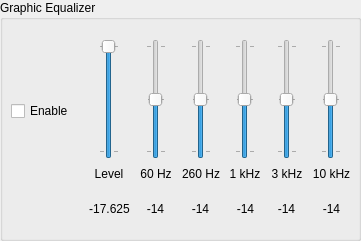
   <widget class="QGroupBox" name="groupBox">
    <property name="geometry">
     <rect>
      <x>680</x>
      <y>240</y>
      <width>361</width>
      <height>241</height>
     </rect>
    </property>
    <property name="title">
     <string>Graphic Equalizer</string>
    </property>
    <widget class="QWidget" name="gridLayoutWidget">
     <property name="geometry">
      <rect>
       <x>11</x>
       <y>39</y>
       <width>341</width>
       <height>191</height>
      </rect>
     </property>
     <layout class="QGridLayout" name="gridLayout">
      <item row="1" column="4" alignment="Qt::AlignHCenter|Qt::AlignVCenter">
       <widget class="QLabel" name="label_3">
        <property name="minimumSize">
         <size>
          <width>42</width>
          <height>18</height>
         </size>
        </property>
        <property name="maximumSize">
         <size>
          <width>42</width>
          <height>18</height>
         </size>
        </property>
        <property name="text">
         <string>260 Hz</string>
        </property>
        <property name="alignment">
         <set>Qt::AlignCenter</set>
        </property>
       </widget>
      </item>
      <item row="1" column="6" alignment="Qt::AlignHCenter|Qt::AlignVCenter">
       <widget class="QLabel" name="label_6">
        <property name="minimumSize">
         <size>
          <width>34</width>
          <height>18</height>
         </size>
        </property>
        <property name="maximumSize">
         <size>
          <width>34</width>
          <height>18</height>
         </size>
        </property>
        <property name="text">
         <string>3 kHz</string>
        </property>
        <property name="alignment">
         <set>Qt::AlignCenter</set>
        </property>
       </widget>
      </item>
      <item row="2" column="4" alignment="Qt::AlignHCenter|Qt::AlignVCenter">
       <widget class="QLabel" name="label_14">
        <property name="minimumSize">
         <size>
          <width>21</width>
          <height>18</height>
         </size>
        </property>
        <property name="maximumSize">
         <size>
          <width>21</width>
          <height>18</height>
         </size>
        </property>
        <property name="text">
         <string>-14</string>
        </property>
        <property name="alignment">
         <set>Qt::AlignCenter</set>
        </property>
       </widget>
      </item>
      <item row="0" column="6" alignment="Qt::AlignHCenter|Qt::AlignVCenter">
       <widget class="QSlider" name="verticalSlider_6">
        <property name="minimumSize">
         <size>
          <width>20</width>
          <height>120</height>
         </size>
        </property>
        <property name="maximumSize">
         <size>
          <width>20</width>
          <height>120</height>
         </size>
        </property>
        <property name="minimum">
         <number>-7</number>
        </property>
        <property name="maximum">
         <number>7</number>
        </property>
        <property name="pageStep">
         <number>1</number>
        </property>
        <property name="orientation">
         <enum>Qt::Vertical</enum>
        </property>
        <property name="tickPosition">
         <enum>QSlider::TicksBothSides</enum>
        </property>
        <property name="tickInterval">
         <number>7</number>
        </property>
       </widget>
      </item>
      <item row="2" column="7" alignment="Qt::AlignHCenter|Qt::AlignVCenter">
       <widget class="QLabel" name="label_17">
        <property name="minimumSize">
         <size>
          <width>21</width>
          <height>18</height>
         </size>
        </property>
        <property name="maximumSize">
         <size>
          <width>21</width>
          <height>18</height>
         </size>
        </property>
        <property name="text">
         <string>-14</string>
        </property>
        <property name="alignment">
         <set>Qt::AlignCenter</set>
        </property>
       </widget>
      </item>
      <item row="0" column="5" alignment="Qt::AlignHCenter|Qt::AlignVCenter">
       <widget class="QSlider" name="verticalSlider_5">
        <property name="minimumSize">
         <size>
          <width>20</width>
          <height>120</height>
         </size>
        </property>
        <property name="maximumSize">
         <size>
          <width>20</width>
          <height>120</height>
         </size>
        </property>
        <property name="minimum">
         <number>-7</number>
        </property>
        <property name="maximum">
         <number>7</number>
        </property>
        <property name="pageStep">
         <number>1</number>
        </property>
        <property name="orientation">
         <enum>Qt::Vertical</enum>
        </property>
        <property name="tickPosition">
         <enum>QSlider::TicksBothSides</enum>
        </property>
        <property name="tickInterval">
         <number>7</number>
        </property>
       </widget>
      </item>
      <item row="0" column="2" alignment="Qt::AlignHCenter|Qt::AlignVCenter">
       <widget class="QSlider" name="verticalSlider_2">
        <property name="minimumSize">
         <size>
          <width>20</width>
          <height>120</height>
         </size>
        </property>
        <property name="maximumSize">
         <size>
          <width>20</width>
          <height>120</height>
         </size>
        </property>
        <property name="minimum">
         <number>-47</number>
        </property>
        <property name="maximum">
         <number>0</number>
        </property>
        <property name="pageStep">
         <number>1</number>
        </property>
        <property name="orientation">
         <enum>Qt::Vertical</enum>
        </property>
        <property name="tickPosition">
         <enum>QSlider::TicksBothSides</enum>
        </property>
        <property name="tickInterval">
         <number>47</number>
        </property>
       </widget>
      </item>
      <item row="0" column="3" alignment="Qt::AlignHCenter">
       <widget class="QSlider" name="verticalSlider_3">
        <property name="minimumSize">
         <size>
          <width>20</width>
          <height>120</height>
         </size>
        </property>
        <property name="maximumSize">
         <size>
          <width>20</width>
          <height>120</height>
         </size>
        </property>
        <property name="minimum">
         <number>-7</number>
        </property>
        <property name="maximum">
         <number>7</number>
        </property>
        <property name="pageStep">
         <number>1</number>
        </property>
        <property name="orientation">
         <enum>Qt::Vertical</enum>
        </property>
        <property name="tickPosition">
         <enum>QSlider::TicksBothSides</enum>
        </property>
        <property name="tickInterval">
         <number>7</number>
        </property>
       </widget>
      </item>
      <item row="2" column="3" alignment="Qt::AlignHCenter|Qt::AlignVCenter">
       <widget class="QLabel" name="label_12">
        <property name="minimumSize">
         <size>
          <width>21</width>
          <height>18</height>
         </size>
        </property>
        <property name="maximumSize">
         <size>
          <width>21</width>
          <height>18</height>
         </size>
        </property>
        <property name="text">
         <string>-14</string>
        </property>
        <property name="alignment">
         <set>Qt::AlignCenter</set>
        </property>
       </widget>
      </item>
      <item row="2" column="5" alignment="Qt::AlignHCenter|Qt::AlignVCenter">
       <widget class="QLabel" name="label_15">
        <property name="minimumSize">
         <size>
          <width>21</width>
          <height>18</height>
         </size>
        </property>
        <property name="maximumSize">
         <size>
          <width>21</width>
          <height>18</height>
         </size>
        </property>
        <property name="text">
         <string>-14</string>
        </property>
        <property name="alignment">
         <set>Qt::AlignCenter</set>
        </property>
       </widget>
      </item>
      <item row="2" column="2" alignment="Qt::AlignHCenter|Qt::AlignVCenter">
       <widget class="QLabel" name="label_2">
        <property name="minimumSize">
         <size>
          <width>45</width>
          <height>18</height>
         </size>
        </property>
        <property name="maximumSize">
         <size>
          <width>45</width>
          <height>18</height>
         </size>
        </property>
        <property name="text">
         <string>-17.625</string>
        </property>
        <property name="alignment">
         <set>Qt::AlignCenter</set>
        </property>
       </widget>
      </item>
      <item row="1" column="5" alignment="Qt::AlignHCenter|Qt::AlignVCenter">
       <widget class="QLabel" name="label_4">
        <property name="minimumSize">
         <size>
          <width>34</width>
          <height>18</height>
         </size>
        </property>
        <property name="maximumSize">
         <size>
          <width>34</width>
          <height>18</height>
         </size>
        </property>
        <property name="text">
         <string>1 kHz</string>
        </property>
        <property name="alignment">
         <set>Qt::AlignCenter</set>
        </property>
       </widget>
      </item>
      <item row="0" column="4" alignment="Qt::AlignHCenter">
       <widget class="QSlider" name="verticalSlider_4">
        <property name="minimumSize">
         <size>
          <width>20</width>
          <height>120</height>
         </size>
        </property>
        <property name="maximumSize">
         <size>
          <width>20</width>
          <height>120</height>
         </size>
        </property>
        <property name="minimum">
         <number>-7</number>
        </property>
        <property name="maximum">
         <number>7</number>
        </property>
        <property name="pageStep">
         <number>1</number>
        </property>
        <property name="orientation">
         <enum>Qt::Vertical</enum>
        </property>
        <property name="tickPosition">
         <enum>QSlider::TicksBothSides</enum>
        </property>
        <property name="tickInterval">
         <number>7</number>
        </property>
       </widget>
      </item>
      <item row="1" column="7">
       <widget class="QLabel" name="label_7">
        <property name="minimumSize">
         <size>
          <width>41</width>
          <height>18</height>
         </size>
        </property>
        <property name="maximumSize">
         <size>
          <width>41</width>
          <height>18</height>
         </size>
        </property>
        <property name="text">
         <string>10 kHz</string>
        </property>
        <property name="alignment">
         <set>Qt::AlignCenter</set>
        </property>
       </widget>
      </item>
      <item row="0" column="7" alignment="Qt::AlignHCenter|Qt::AlignVCenter">
       <widget class="QSlider" name="verticalSlider_7">
        <property name="minimumSize">
         <size>
          <width>20</width>
          <height>120</height>
         </size>
        </property>
        <property name="maximumSize">
         <size>
          <width>20</width>
          <height>120</height>
         </size>
        </property>
        <property name="minimum">
         <number>-7</number>
        </property>
        <property name="maximum">
         <number>7</number>
        </property>
        <property name="pageStep">
         <number>1</number>
        </property>
        <property name="orientation">
         <enum>Qt::Vertical</enum>
        </property>
        <property name="tickPosition">
         <enum>QSlider::TicksBothSides</enum>
        </property>
        <property name="tickInterval">
         <number>7</number>
        </property>
       </widget>
      </item>
      <item row="2" column="6" alignment="Qt::AlignHCenter|Qt::AlignVCenter">
       <widget class="QLabel" name="label_16">
        <property name="minimumSize">
         <size>
          <width>21</width>
          <height>0</height>
         </size>
        </property>
        <property name="maximumSize">
         <size>
          <width>21</width>
          <height>18</height>
         </size>
        </property>
        <property name="text">
         <string>-14</string>
        </property>
        <property name="alignment">
         <set>Qt::AlignCenter</set>
        </property>
       </widget>
      </item>
      <item row="1" column="3" alignment="Qt::AlignHCenter|Qt::AlignVCenter">
       <widget class="QLabel" name="label_5">
        <property name="minimumSize">
         <size>
          <width>34</width>
          <height>18</height>
         </size>
        </property>
        <property name="maximumSize">
         <size>
          <width>34</width>
          <height>18</height>
         </size>
        </property>
        <property name="text">
         <string>60 Hz</string>
        </property>
        <property name="alignment">
         <set>Qt::AlignCenter</set>
        </property>
       </widget>
      </item>
      <item row="1" column="2" alignment="Qt::AlignHCenter|Qt::AlignVCenter">
       <widget class="QLabel" name="label">
        <property name="minimumSize">
         <size>
          <width>32</width>
          <height>18</height>
         </size>
        </property>
        <property name="maximumSize">
         <size>
          <width>32</width>
          <height>18</height>
         </size>
        </property>
        <property name="text">
         <string>Level</string>
        </property>
        <property name="alignment">
         <set>Qt::AlignCenter</set>
        </property>
       </widget>
      </item>
      <item row="0" column="1" rowspan="2">
       <layout class="QVBoxLayout" name="verticalLayout_6">
        <item>
         <widget class="QCheckBox" name="checkBox">
          <property name="minimumSize">
           <size>
            <width>70</width>
            <height>22</height>
           </size>
          </property>
          <property name="maximumSize">
           <size>
            <width>70</width>
            <height>22</height>
           </size>
          </property>
          <property name="text">
           <string>Enable</string>
          </property>
         </widget>
        </item>
       </layout>
      </item>
     </layout>
    </widget>
   </widget>
